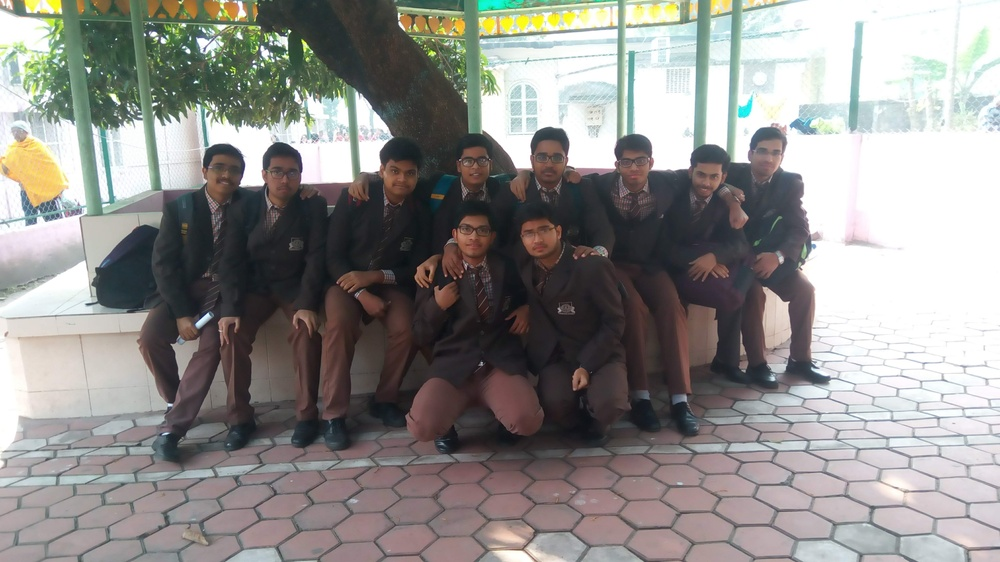
#> input picture A) Image Processing/birthdayp1.jpg, 1000 x 562 px, shrunk from 4096 x 2304 before the run
$ python brightnessmanipulation.py
#> lines starting #> are read from the running program, lines starting #| are printed output that depends on the picture
import cv2
import numpy as np

def bmanipulate(img,ch):
    if(ch==1):
        a=int(input("Enter value of a (co-efficient of x)"))
        b=int(input("Enter value of b (constant)"))
        h,w=img.shape
        manImage=np.zeros([h,w])
        for i in range(h):
            for j in range(w):
                manImage[i][j]=a*img[i][j]+b
        return manImage

    elif(ch==2):
        a=a=int(input("Enter value of a (co-efficient of x^2)"))
        b=int(input("Enter value of b (co-efficient of x)"))
        c=int(input("Enter value of c (constant)"))
        h,w=img.shape
        manImage=np.zeros([h,w])
        for i in range(h):
            for j in range(w):
                manImage[i][j]=a*pow(img[i][j],2)+b*img[i][j]+c
        return manImage


def selfIntensityNormalize(img):
    h,w=img.shape
    newImage=np.zeros([h,w],'uint8')
    maxx=np.max(img)
    minn=np.min(img)
    print("max is= ",maxx)
    print("min is= ",minn)
    if(maxx==minn):
        return newImage
    else:
        for i in range (h):
            for j in range (w):
                newImage[i][j]=abs(round(255*(img[i][j]-minn)/(maxx-minn)))

        return newImage

img=cv2.imread("birthdayp1.jpg",0)
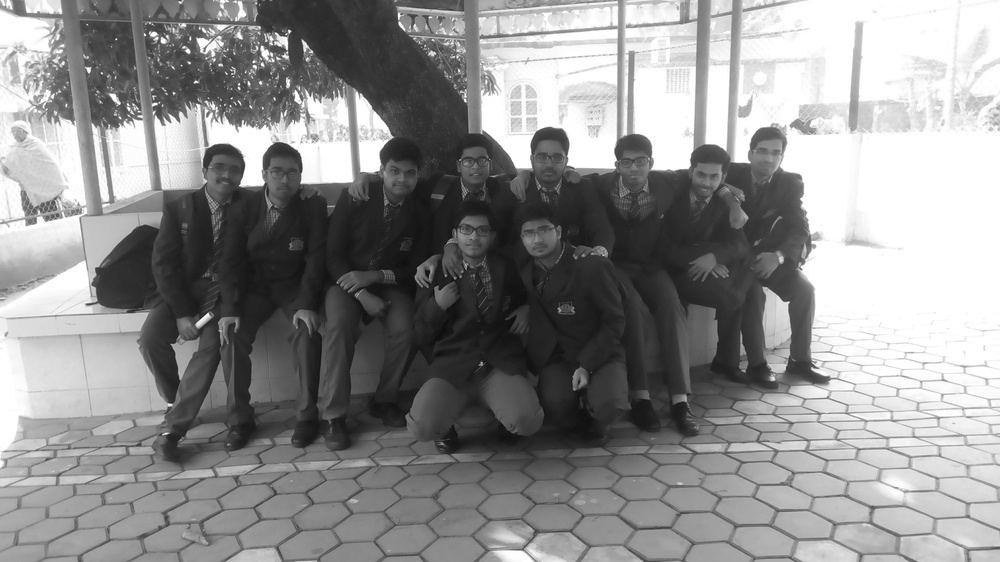
#> img: shape (562, 1000); min 11, max 255, mean 142.6
h,w=img.shape
#> h = 562; w = 1000
newImage=np.zeros([h,w],'uint8')

ch=int(input("Enter 1 for Linear or 2 for Non-linear transformation"))
#> the answer given: 1
newImage=bmanipulate(img,ch)
#> the answer given: 3
#> the answer given: 3
newImage=selfIntensityNormalize(newImage)
#> in selfIntensityNormalize, `maxx=np.max(img)`: maxx = 768
#> in selfIntensityNormalize, `minn=np.min(img)`: minn = 36
#| max is=  768.0
#| min is=  36.0
maxx=np.max(newImage)
#> maxx = 255
minn=np.min(newImage)
#> minn = 0
print("max is= ",maxx)
#| max is=  255
print("min is= ",minn)
#| min is=  0
cv2.imshow("original_Image",img)
cv2.imwrite("Manipulated_Image1.jpg", newImage)
cv2.waitKey(0)
cv2.destroyAllWindows()
